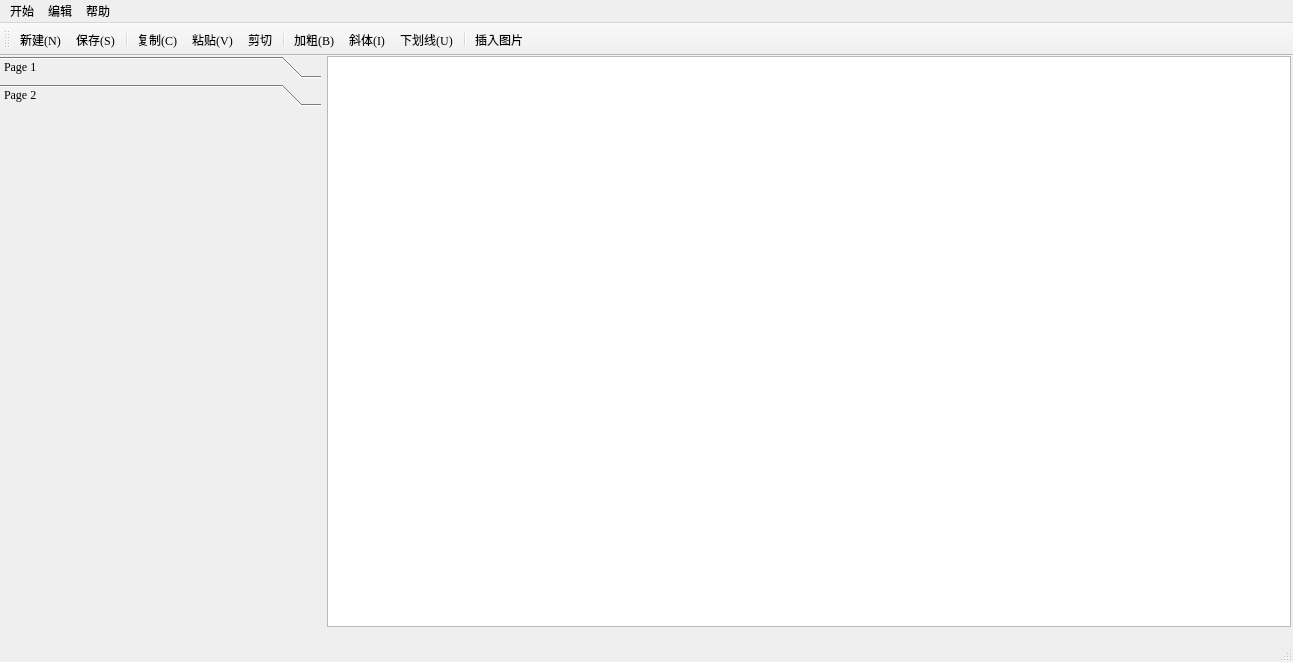
<?xml version="1.0" encoding="UTF-8"?>
<ui version="4.0">
 <class>MainWindow</class>
 <widget class="QMainWindow" name="MainWindow">
  <property name="geometry">
   <rect>
    <x>0</x>
    <y>0</y>
    <width>1293</width>
    <height>662</height>
   </rect>
  </property>
  <property name="font">
   <font>
    <family>Georgia</family>
   </font>
  </property>
  <property name="windowTitle">
   <string>My Note</string>
  </property>
  <widget class="QWidget" name="centralwidget">
   <widget class="QWidget" name="horizontalLayoutWidget">
    <property name="geometry">
     <rect>
      <x>0</x>
      <y>0</y>
      <width>1291</width>
      <height>571</height>
     </rect>
    </property>
    <layout class="QHBoxLayout" name="horizontalLayout" stretch="1,3">
     <item>
      <widget class="QToolBox" name="toolBox">
       <property name="sizePolicy">
        <sizepolicy hsizetype="Preferred" vsizetype="Preferred">
         <horstretch>0</horstretch>
         <verstretch>0</verstretch>
        </sizepolicy>
       </property>
       <property name="currentIndex">
        <number>1</number>
       </property>
       <widget class="QWidget" name="page">
        <property name="geometry">
         <rect>
          <x>0</x>
          <y>0</y>
          <width>321</width>
          <height>505</height>
         </rect>
        </property>
        <attribute name="label">
         <string>Page 1</string>
        </attribute>
       </widget>
       <widget class="QWidget" name="page_2">
        <property name="geometry">
         <rect>
          <x>0</x>
          <y>0</y>
          <width>321</width>
          <height>505</height>
         </rect>
        </property>
        <attribute name="label">
         <string>Page 2</string>
        </attribute>
       </widget>
      </widget>
     </item>
     <item>
      <widget class="QTextEdit" name="textEdit"/>
     </item>
    </layout>
   </widget>
  </widget>
  <widget class="QStatusBar" name="statusbar"/>
  <widget class="QToolBar" name="toolBar">
   <property name="windowTitle">
    <string>toolBar</string>
   </property>
   <attribute name="toolBarArea">
    <enum>TopToolBarArea</enum>
   </attribute>
   <attribute name="toolBarBreak">
    <bool>false</bool>
   </attribute>
   <addaction name="actionnew"/>
   <addaction name="actionsave"/>
   <addaction name="separator"/>
   <addaction name="actioncopy"/>
   <addaction name="actionpaste"/>
   <addaction name="actioncut"/>
   <addaction name="separator"/>
   <addaction name="actionbold"/>
   <addaction name="actionitalic"/>
   <addaction name="actionunderline"/>
   <addaction name="separator"/>
   <addaction name="actionphoto"/>
  </widget>
  <widget class="QMenuBar" name="menubar">
   <property name="geometry">
    <rect>
     <x>0</x>
     <y>0</y>
     <width>1293</width>
     <height>26</height>
    </rect>
   </property>
   <widget class="QMenu" name="menu">
    <property name="title">
     <string>开始</string>
    </property>
    <addaction name="separator"/>
    <addaction name="separator"/>
    <addaction name="actionnew"/>
    <addaction name="actionopen"/>
    <addaction name="actionsave"/>
    <addaction name="actionsaveas"/>
   </widget>
   <widget class="QMenu" name="menu_2">
    <property name="title">
     <string>编辑</string>
    </property>
    <addaction name="actioncopy"/>
    <addaction name="actionpaste"/>
    <addaction name="actionredo"/>
    <addaction name="actionundo"/>
    <addaction name="actiontoolbox"/>
    <addaction name="actioncut"/>
    <addaction name="actionbold"/>
    <addaction name="actionitalic"/>
    <addaction name="actionunderline"/>
    <addaction name="actionphoto"/>
   </widget>
   <widget class="QMenu" name="menu_3">
    <property name="title">
     <string>帮助</string>
    </property>
    <addaction name="actionlookup"/>
   </widget>
   <addaction name="menu"/>
   <addaction name="menu_2"/>
   <addaction name="menu_3"/>
  </widget>
  <action name="actionpaste">
   <property name="icon">
    <iconset resource="myResources.qrc">
     <normaloff>:/myImages/image/粘贴.png</normaloff>:/myImages/image/粘贴.png</iconset>
   </property>
   <property name="text">
    <string>粘贴(&amp;V)</string>
   </property>
   <property name="toolTip">
    <string>&lt;html&gt;&lt;head/&gt;&lt;body&gt;&lt;p align=&quot;center&quot;&gt;粘贴&lt;/p&gt;&lt;/body&gt;&lt;/html&gt;</string>
   </property>
   <property name="statusTip">
    <string>粘贴</string>
   </property>
   <property name="shortcut">
    <string>Ctrl+V</string>
   </property>
  </action>
  <action name="actionnew">
   <property name="checkable">
    <bool>false</bool>
   </property>
   <property name="icon">
    <iconset resource="myResources.qrc">
     <normaloff>:/myImages/image/新建.png</normaloff>:/myImages/image/新建.png</iconset>
   </property>
   <property name="text">
    <string>新建(&amp;N)</string>
   </property>
   <property name="toolTip">
    <string>&lt;html&gt;&lt;head/&gt;&lt;body&gt;&lt;p&gt;新建&lt;/p&gt;&lt;/body&gt;&lt;/html&gt;</string>
   </property>
   <property name="statusTip">
    <string>新建文件</string>
   </property>
   <property name="shortcut">
    <string>Ctrl+N</string>
   </property>
  </action>
  <action name="actionopen">
   <property name="text">
    <string>打开(&amp;O)</string>
   </property>
   <property name="toolTip">
    <string>&lt;html&gt;&lt;head/&gt;&lt;body&gt;&lt;p&gt;打开&lt;/p&gt;&lt;/body&gt;&lt;/html&gt;</string>
   </property>
   <property name="statusTip">
    <string>打开文件</string>
   </property>
   <property name="shortcut">
    <string>Ctrl+O</string>
   </property>
  </action>
  <action name="actionsave">
   <property name="icon">
    <iconset resource="myResources.qrc">
     <normaloff>:/myImages/image/保存.png</normaloff>:/myImages/image/保存.png</iconset>
   </property>
   <property name="text">
    <string>保存(&amp;S)</string>
   </property>
   <property name="toolTip">
    <string>&lt;html&gt;&lt;head/&gt;&lt;body&gt;&lt;p&gt;保存&lt;/p&gt;&lt;/body&gt;&lt;/html&gt;</string>
   </property>
   <property name="statusTip">
    <string>保存</string>
   </property>
   <property name="shortcut">
    <string>Ctrl+S</string>
   </property>
  </action>
  <action name="actionsaveas">
   <property name="text">
    <string>另存为</string>
   </property>
   <property name="toolTip">
    <string>&lt;html&gt;&lt;head/&gt;&lt;body&gt;&lt;p&gt;另存为&lt;/p&gt;&lt;/body&gt;&lt;/html&gt;</string>
   </property>
   <property name="shortcut">
    <string>Ctrl+Shift+S</string>
   </property>
  </action>
  <action name="actionredo">
   <property name="text">
    <string>重做(&amp;Y)</string>
   </property>
   <property name="toolTip">
    <string>&lt;html&gt;&lt;head/&gt;&lt;body&gt;&lt;p&gt;重做&lt;/p&gt;&lt;/body&gt;&lt;/html&gt;</string>
   </property>
   <property name="statusTip">
    <string>重做</string>
   </property>
   <property name="shortcut">
    <string>Ctrl+Y</string>
   </property>
  </action>
  <action name="actionundo">
   <property name="text">
    <string>撤销(&amp;Z)</string>
   </property>
   <property name="toolTip">
    <string>&lt;html&gt;&lt;head/&gt;&lt;body&gt;&lt;p&gt;撤销&lt;/p&gt;&lt;/body&gt;&lt;/html&gt;</string>
   </property>
   <property name="statusTip">
    <string>撤销</string>
   </property>
   <property name="shortcut">
    <string>Ctrl+Z</string>
   </property>
  </action>
  <action name="actiontoolbox">
   <property name="text">
    <string>工具栏</string>
   </property>
   <property name="toolTip">
    <string>&lt;html&gt;&lt;head/&gt;&lt;body&gt;&lt;p align=&quot;center&quot;&gt;工具栏&lt;/p&gt;&lt;/body&gt;&lt;/html&gt;</string>
   </property>
  </action>
  <action name="actioncopy">
   <property name="icon">
    <iconset resource="myResources.qrc">
     <normaloff>:/myImages/image/复制 (1).png</normaloff>:/myImages/image/复制 (1).png</iconset>
   </property>
   <property name="text">
    <string>复制(&amp;C)</string>
   </property>
   <property name="statusTip">
    <string>复制</string>
   </property>
   <property name="shortcut">
    <string>Ctrl+C</string>
   </property>
  </action>
  <action name="actioncut">
   <property name="icon">
    <iconset resource="myResources.qrc">
     <normaloff>:/myImages/image/剪切.png</normaloff>:/myImages/image/剪切.png</iconset>
   </property>
   <property name="text">
    <string>剪切</string>
   </property>
   <property name="statusTip">
    <string>剪切</string>
   </property>
   <property name="shortcut">
    <string>Ctrl+Alt+C</string>
   </property>
  </action>
  <action name="actionbold">
   <property name="checkable">
    <bool>true</bool>
   </property>
   <property name="icon">
    <iconset resource="myResources.qrc">
     <normaloff>:/myImages/image/粗体.png</normaloff>:/myImages/image/粗体.png</iconset>
   </property>
   <property name="text">
    <string>加粗(&amp;B)</string>
   </property>
   <property name="statusTip">
    <string>加粗</string>
   </property>
   <property name="shortcut">
    <string>Ctrl+B</string>
   </property>
  </action>
  <action name="actionitalic">
   <property name="checkable">
    <bool>true</bool>
   </property>
   <property name="icon">
    <iconset resource="myResources.qrc">
     <normaloff>:/myImages/image/文本斜体.png</normaloff>:/myImages/image/文本斜体.png</iconset>
   </property>
   <property name="text">
    <string>斜体(&amp;I)</string>
   </property>
   <property name="statusTip">
    <string>斜体</string>
   </property>
   <property name="shortcut">
    <string>Ctrl+I</string>
   </property>
  </action>
  <action name="actionunderline">
   <property name="checkable">
    <bool>true</bool>
   </property>
   <property name="icon">
    <iconset resource="myResources.qrc">
     <normaloff>:/myImages/image/03下划线.png</normaloff>:/myImages/image/03下划线.png</iconset>
   </property>
   <property name="text">
    <string>下划线(&amp;U)</string>
   </property>
   <property name="statusTip">
    <string>下划线</string>
   </property>
   <property name="shortcut">
    <string>Ctrl+U</string>
   </property>
  </action>
  <action name="actionphoto">
   <property name="icon">
    <iconset resource="myResources.qrc">
     <normaloff>:/myImages/image/图片.png</normaloff>:/myImages/image/图片.png</iconset>
   </property>
   <property name="text">
    <string>插入图片</string>
   </property>
  </action>
  <action name="actionlookup">
   <property name="text">
    <string>搜索</string>
   </property>
  </action>
 </widget>
 <resources>
  <include location="myResources.qrc"/>
 </resources>
 <connections/>
</ui>
